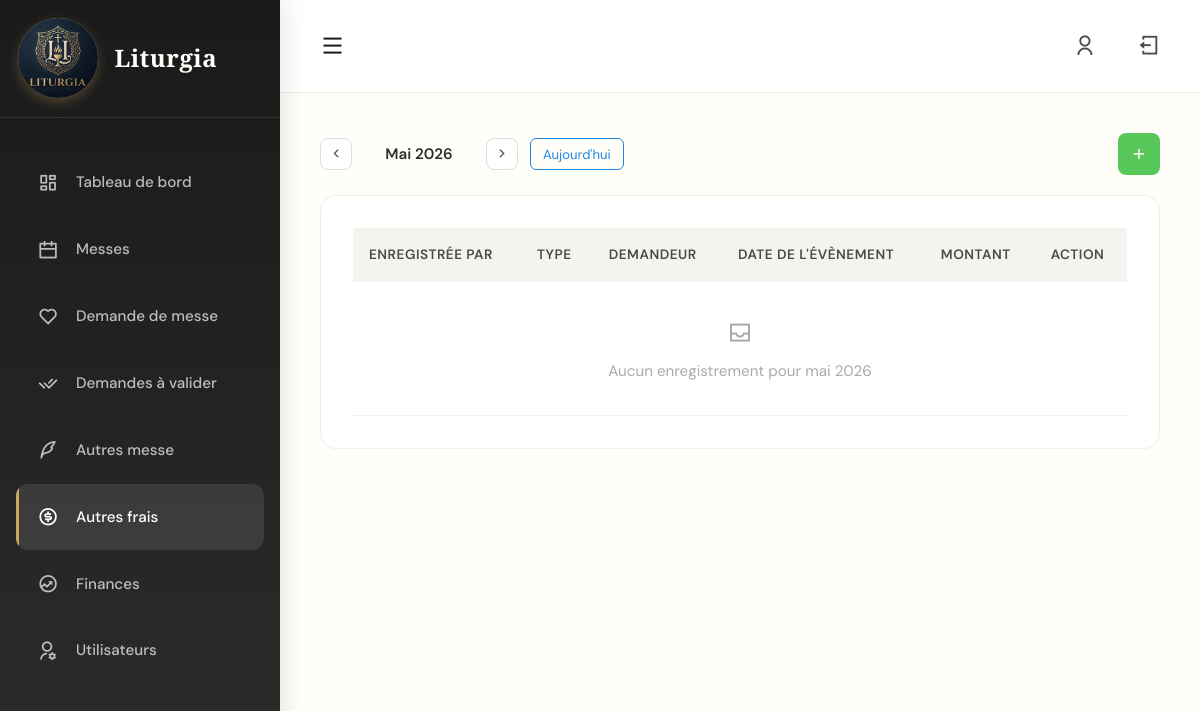
/intentions/autres_frais/?mois=2026-05 (signed in), run on an earlier commit of the app's database.
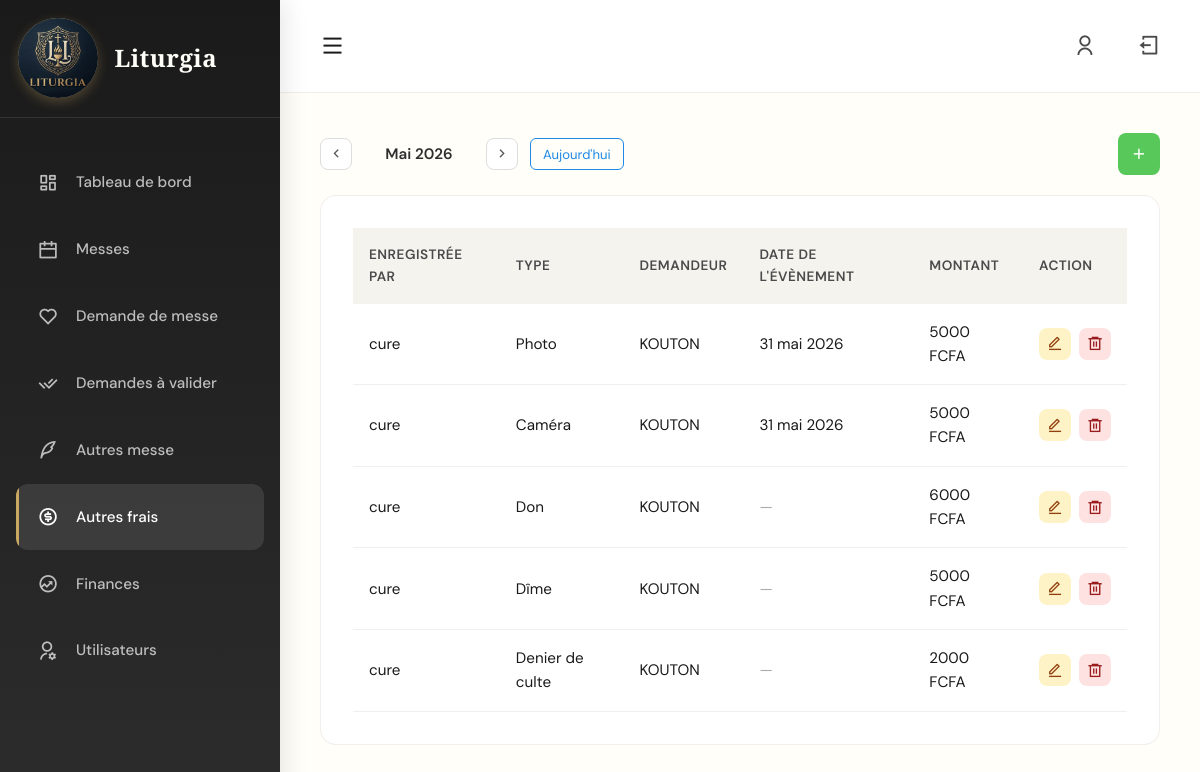
And on a later commit of the database.
### intentions/models.py (models this page shows, shortened)
class AutreFrais(models.Model):
    CATEGORIES = [
        ('Denier de culte', 'Denier de culte'),
        ('Dîme', 'Dîme'),
        ('Don', 'Don'),
        ('Caméra', 'Caméra'),
        ('Photo', 'Photo'),
    ]
    demandeur = models.ForeignKey(Demandeur, on_delete=models.CASCADE)
    categorie = models.CharField(max_length=100, choices=CATEGORIES, blank=True, null=True)
    date_evenement = models.DateField(blank=True, null=True)
    montant = models.DecimalField(max_digits=10, decimal_places=2, blank=True, null=True)
    enregistre_par = models.ForeignKey(
        settings.AUTH_USER_MODEL, on_delete=models.SET_NULL,
        null=True, blank=True, related_name='autres_frais_enregistres'
    )
    role_enregistreur = models.CharField(max_length=100, blank=True, null=True)
    created_at = models.DateTimeField(auto_now_add=True)
    CATEGORIES_MONTANT_FIXE = ['Caméra', 'Photo']
    CATEGORIES_MONTANT_LIBRE = ['Denier de culte', 'Dîme', 'Don']

class Demandeur(models.Model):
    nom = models.CharField(max_length=255)
    telephone = models.CharField(max_length=20, blank=True, null=True)

### intentions/views.py (the view)
# urls.py: path('autres_frais/', views.autres_frais, name='autres_frais'),
@login_required
def autres_frais(request):
    mois_param = request.GET.get('mois', timezone.now().strftime('%Y-%m'))
    try:
        mois_actif = datetime.strptime(mois_param, '%Y-%m').date().replace(day=1)
    except ValueError:
        mois_actif = timezone.now().date().replace(day=1)
    mois_precedent = (mois_actif - timedelta(days=1)).replace(day=1)
    mois_suivant = (mois_actif + timedelta(days=32)).replace(day=1)
    qs = AutreFrais.objects.filter(
        created_at__year=mois_actif.year,
        created_at__month=mois_actif.month
    ).select_related('demandeur').order_by('-created_at')
    paginator = Paginator(qs, 15)
    page_obj = paginator.get_page(request.GET.get('page'))
    return render(request, 'autres_frais.html', {
        'frais': page_obj,       # ← renommé 'frais' pour clarté
        'page_obj': page_obj,
        'mois_actif': mois_actif,
        'mois_precedent': mois_precedent,
        'mois_suivant': mois_suivant,
        'mois_param': mois_param,
        'today': timezone.now().date(),
    })

### intentions/templates/autres_frais.html (shortened to what the changed rows need)
{% extends "base.html" %}
{% block content %}
<div class="page-content" style="animation: fadeInUp 0.6s ease;">
            {% now "Y-m" as current_month %}
    <div class="card">
        <div class="table-container">
            <table>
                <thead>
                    <tr>
                        <th>Enregistrée par</th>
                        <th>Type</th>
                        <th>Demandeur</th>
                        <th>Date de l'évènement</th>
                        <th>Montant</th>
                        <th>Action</th>
                    </tr>
                </thead>
                <tbody>
                    {% for f in frais %}
                        <tr>
                            <td>{{ f.role_enregistreur|default:"-" }}</td>
                            <td>{{ f.categorie|default:"-" }}</td>
                            <td>{{ f.demandeur.nom }}</td>
                            <td>
                                {% if f.date_evenement %}
                                    {{ f.date_evenement }}
                                {% else %}
                                    <span style="color:#aaa">—</span>
                                {% endif %}
                            </td>
                            <td>
                                {% if f.montant %}
                                    {{ f.montant|floatformat:0 }} FCFA
                                {% else %}
                                    <span style="color:#aaa">—</span>
                                {% endif %}
                            </td>
                            <td>
                                <div class="action-buttons">
                                    <button class="action-btn btn-edit"
                                        onclick="openModalEditAutreFrais(
                                            '{{ f.id }}',
                                            '{{ f.demandeur.nom|escapejs }}',
                                            '{{ f.demandeur.telephone|escapejs }}',
                                            '{{ f.categorie|escapejs }}',
                                            '{{ f.montant|default:'' }}',
                                            '{{ f.date_evenement|date:"Y-m-d"|default:'' }}'
                                        )">
                                        <i class="ri-edit-line"></i>
                                    </button>
                                    <button class="action-btn btn-delete"
                                        onclick="openModalDeleteAutreFrais('{{ f.id }}')">
                                        <i class="ri-delete-bin-6-line"></i>
                                    </button>
                                </div>
                            </td>
                        </tr>
                    {% empty %}
                    <tr>
                        <td colspan="6" style="text-align: center; color: #aaa; padding: 2rem 0;">
                            <i class="ri-inbox-line" style="font-size: 1.5rem; display: block; margin-bottom: 0.4rem;"></i>
                            Aucun enregistrement pour {{ mois_actif|date:"F Y" }}
                        </td>
                    </tr>
                    {% endfor %}
                </tbody>
            </table>
        </div>
    </div>
</div>
{% endblock %}

What changed in the data, as far as the page shows it:
added AutreFrais: role_enregistreur "cure", categorie "Photo", demandeur.nom "KOUTON", date_evenement "31 mai 2026", montant "5000"
added AutreFrais: role_enregistreur "cure", categorie "Caméra", demandeur.nom "KOUTON", date_evenement "31 mai 2026", montant "5000"
added AutreFrais: role_enregistreur "cure", categorie "Don", demandeur.nom "KOUTON", montant "6000"
added AutreFrais: role_enregistreur "cure", categorie "Dîme", demandeur.nom "KOUTON", montant "5000"
added AutreFrais: role_enregistreur "cure", categorie "Denier de culte", demandeur.nom "KOUTON", montant "2000"
Also different on the page:
{{ mois_actif|date:"F Y" }}: "mai 2026" → (not shown)
text no longer shown: "Aucun enregistrement pour"
